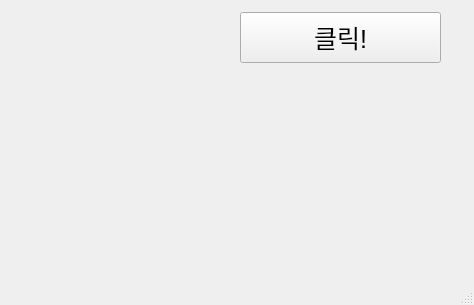
<?xml version="1.0" encoding="UTF-8"?>
<ui version="4.0">
 <class>MainWindow</class>
 <widget class="QMainWindow" name="MainWindow">
  <property name="geometry">
   <rect>
    <x>0</x>
    <y>0</y>
    <width>474</width>
    <height>305</height>
   </rect>
  </property>
  <property name="windowTitle">
   <string>MainWindow</string>
  </property>
  <widget class="QWidget" name="centralwidget">
   <widget class="QLabel" name="label">
    <property name="geometry">
     <rect>
      <x>20</x>
      <y>20</y>
      <width>181</width>
      <height>41</height>
     </rect>
    </property>
    <property name="text">
     <string/>
    </property>
   </widget>
   <widget class="QPushButton" name="pushButton">
    <property name="geometry">
     <rect>
      <x>240</x>
      <y>12</y>
      <width>201</width>
      <height>51</height>
     </rect>
    </property>
    <property name="font">
     <font>
      <pointsize>19</pointsize>
     </font>
    </property>
    <property name="text">
     <string>클릭!</string>
    </property>
   </widget>
  </widget>
  <widget class="QMenuBar" name="menubar">
   <property name="geometry">
    <rect>
     <x>0</x>
     <y>0</y>
     <width>474</width>
     <height>21</height>
    </rect>
   </property>
  </widget>
  <widget class="QStatusBar" name="statusbar"/>
 </widget>
 <resources/>
 <connections/>
</ui>
